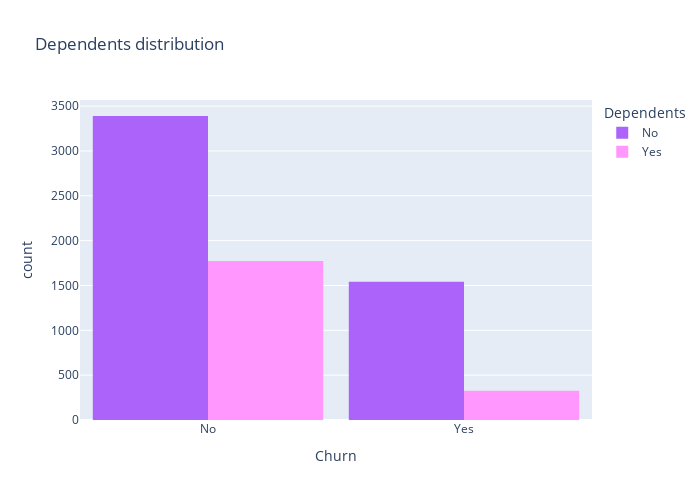

This figure's notebook cell:
### Code cell
color_map = {"Yes": "#FF97FF", "No": "#AB63FA"}
fig = px.histogram(data, x="Churn", color="Dependents", barmode="group", title="Dependents distribution", color_discrete_map=color_map)
fig.update_layout(width=700, height=500, bargap=0.1)
fig.show()

### Figure 1 — Plotly figure (JSON) as saved in the notebook; plotly's stock layout.template omitted (floating-point values rounded to 4 significant figures; data arrays with more than 128 entries replaced by an {"elided": "..."} marker saying what was removed)
{"data": [{"alignmentgroup": "True", "bingroup": "x", "hovertemplate": "Dependents=No<br>Churn=%{x}<br>count=%{y}<extra></extra>", "legendgroup": "No", "marker": {"color": "#AB63FA", "pattern": {"shape": ""}}, "name": "No", "offsetgroup": "No", "orientation": "v", "showlegend": true, "type": "histogram", "x": {"elided": "4933 str values"}, "xaxis": "x", "yaxis": "y"}, {"alignmentgroup": "True", "bingroup": "x", "hovertemplate": "Dependents=Yes<br>Churn=%{x}<br>count=%{y}<extra></extra>", "legendgroup": "Yes", "marker": {"color": "#FF97FF", "pattern": {"shape": ""}}, "name": "Yes", "offsetgroup": "Yes", "orientation": "v", "showlegend": true, "type": "histogram", "x": {"elided": "2099 str values"}, "xaxis": "x", "yaxis": "y"}], "layout": {"bargap": 0.1, "barmode": "group", "height": 500, "legend": {"title": {"text": "Dependents"}, "tracegroupgap": 0}, "title": {"text": "Dependents distribution"}, "width": 700, "xaxis": {"anchor": "y", "domain": [0, 1], "title": {"text": "Churn"}}, "yaxis": {"anchor": "x", "domain": [0, 1], "title": {"text": "count"}}}}
